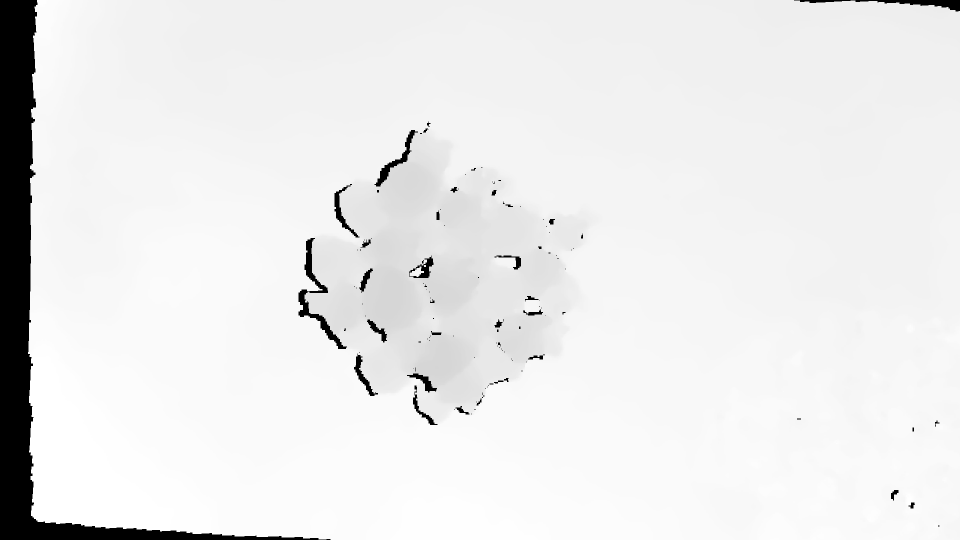
#> input picture src/grasp_pointcloud/img/depth2-2.png, 1920 x 1080 px (shown at 1/2 size)
$ python main.py   (Python 2 division)
#> lines starting #> are read from the running program, lines starting #| are printed output that depends on the picture
### src/grasp_pointcloud/script/grasp_candidate_generator.py
#!/usr/bin/env python2
# -*- coding: utf-8 -*-
import cv2 as cv
import numpy as np
from sklearn.cluster import DBSCAN
import matplotlib.pyplot as plt
import random
from math import sin, cos, pi

# 深度滤波
def depth_filter(img_path, thresh):
    img = cv.imread(img_path)

    gray = cv.cvtColor(img, cv.COLOR_RGB2GRAY)
    num_arr = np.bincount(gray.flatten())
    fill = np.where(num_arr == np.max(num_arr))
    # gray[gray == 0] = thresh+1
    gray[gray == 0] = fill[0]
    # cv.imshow("binary", gray)
    # cv.waitKey(0)
    # cv.destroyAllWindows()
    depth = gray.copy()
    gray[gray >= thresh] = 255
    gray[gray < thresh] = 0

    ret, binary = cv.threshold(gray, 1, 255, cv.THRESH_BINARY_INV)

    cv.imshow("binary", binary)
    cv.waitKey(0)
    cv.destroyAllWindows()

    return binary, depth

# 新的深度滤波
# [23 lines left out: function depth_filter_new, not called in this run]

# 聚类
def dbscan(binary, r, min_num):
    if np.all(binary == 0):
        print("检测深度增加")
        return [], []
    y_idx, x_idx = np.where(binary==255)
    datas = np.vstack((x_idx, y_idx)).T
    clusters = DBSCAN(eps=r, min_samples=min_num).fit_predict(datas)
    np.set_printoptions(threshold=np.inf)

    cluster_img = np.zeros((binary.shape[0], binary.shape[1], 3), dtype=np.uint8)
    color = []
    cluster_arr = []
    for i in range(0, max(clusters)+1):
        color.append([random.randint(0, 256), random.randint(0, 256), random.randint(0, 256)])
        if len(datas[clusters == i]) > 3000 and len(datas[clusters == i]) < 30000:
            cluster_arr.append(datas[clusters == i])
        print(len(datas[clusters == i]))
    if len(cluster_arr) == 0:
        print("检测深度增加")
        return [], []
    print("可抓取物体的数量:{}".format(len(cluster_arr)))
    for i in range(0, len(clusters)):
        cluster_img[y_idx[i], x_idx[i], :] = color[clusters[i]]

    cv.imshow("cluster_img", cluster_img)
    cv.waitKey(0)
    cv.destroyAllWindows()

    return cluster_img, cluster_arr

#抓取姿态生成
def grasp_generation(cluster_img, cluster_arr, line_num=10):
    rectangles_arr = []
    centroids_arr = []
    lines_arr = []
    for i in range(0, len(cluster_arr)):
        x_min, x_max = np.min(cluster_arr[i][:, 0]), np.max(cluster_arr[i][:, 0])
        y_min, y_max = np.min(cluster_arr[i][:, 1]), np.max(cluster_arr[i][:, 1])
        h = y_max-y_min
        w = x_max-x_min
        t = 3/2
        # t = 3
        length = max(h, w)

        # [6 lines of commented-out code are left out]

        centroid_x, centroid_y = int((x_min + x_max)/2), int((y_min + y_max)/2)

        x_min = int(centroid_x-length*t) if centroid_x-length*t>0 else 0
        x_max = int(centroid_x+length*t) if centroid_x+length*t>0 else cluster_img.shape[1]
        y_min = int(centroid_y-length*t) if centroid_y-length*t>0 else 0
        y_max = int(centroid_y+length*t) if centroid_y+length*t>0 else cluster_img.shape[0]
        rectangles_arr.append([y_min, y_max, x_min, x_max])
        cv.rectangle(cluster_img, (x_min, y_min), (x_max, y_max), (0, 0, 255), 2)

        centroids_arr.append([centroid_x, centroid_y])
        cv.circle(cluster_img, (centroid_x, centroid_y), 2, (0, 0, 255), 2)

        length = min((x_max-x_min), (y_max-y_min))
        length *= 2*t
        line_arr = []
        for i in range(0, line_num):
            min_line_x = int(centroid_x-(length/2)*cos(pi*i/line_num))
            min_line_y = int(centroid_y+(length/2)*sin(pi*i/line_num))
            max_line_x = int(centroid_x+(length/2)*cos(pi*i/line_num))
            max_line_y = int(centroid_y-(length/2)*sin(pi*i/line_num))
            line_arr.append([min_line_x-x_min, min_line_y-y_min, max_line_x-x_min, max_line_y-y_min])
            cv.line(cluster_img, (min_line_x, min_line_y), (max_line_x, max_line_y), (0, 0, 255), 2)
        lines_arr.append(line_arr)

    cv.imshow("grasp_img", cluster_img)
    cv.waitKey(0)
    cv.destroyAllWindows()

    return rectangles_arr, centroids_arr, lines_arr

#抓取姿态生成
# [39 lines left out: function grasp_generation_new, not called in this run]

# [5 lines that do not run on import are left out]

### src/grasp_pointcloud/script/grasp_pose_evaluator.py
#!/usr/bin/env python2
# -*- coding: utf-8 -*-
import cv2 as cv
import numpy as np
import sys
from scipy.optimize import curve_fit
import pylab as plt

#深度差异图
def ddi(depth_img, m=3):
    ddi_img = np.zeros((depth_img.shape[0]-m+1, depth_img.shape[1]-m+1), dtype=np.int8)
    for i in range(0, depth_img.shape[0]-m+1):
        for j in range(0, depth_img.shape[1]-m+1):
            cut = depth_img[i:i+m, j:j+m]
            center_val = cut[(m-1)/2, (m-1)/2]
            cut = cut-center_val
            cut[(m-1)/2, (m-1)/2] = -sys.maxint-1
            ddi_img[i, j] = np.max(cut)
    b = int(m/2)
    ddi_img = cv.copyMakeBorder(ddi_img, b, b, b, b, cv.BORDER_REPLICATE)
    # cv.imshow("ddi", ddi_img)
    # cv.waitKey(0)
    # cv.destroyAllWindows()
    return ddi_img

def gaussian(x, a, mu, sigma):
    return a*np.exp(-np.power(x - mu, 2.) / (2 * np.power(sigma, 2.)))

def gaussian_mix3(x, a1, mu1, sigma1, a2, mu2, sigma2, a3, mu3, sigma3):
    return gaussian(x, a1, mu1, sigma1)+gaussian(x, a2, mu2, sigma2)+gaussian(x, a3, mu3, sigma3)

def gaussian_mix2(x, a1, mu1, sigma1, a2, mu2, sigma2):
    return gaussian(x, a1, mu1, sigma1)+gaussian(x, a2, mu2, sigma2)

#高斯混合模型
def gmm(ddi_img, lines_arr):
    for line in lines_arr:
        mask = np.zeros((ddi_img.shape[0], ddi_img.shape[1]), dtype=np.uint8)
        cv.line(mask, (line[0], line[1]), (line[2], line[3]), (1, 1, 1), 1)
        mask = (mask > 0)
        # print(line)
        line_num = ddi_img[mask]

        # [7 lines of commented-out code are left out]
        line_num = np.abs(line_num)

        #小于0的取0
        # line_num[line_num < 0] = 0

        x = np.arange(len(line_num))
        # print(x)
        # popt,pcov = curve_fit(gaussian_mix3, x, line_num, p0=[10,len(line_num)/8,2,10,len(line_num)/2,2,10,len(line_num)*7/8,2], maxfev = 50000)
        try:
            # popt,pcov = curve_fit(gaussian_mix3, x, line_num, maxfev = 50000)
            # popt,pcov = curve_fit(gaussian_mix3, x, line_num, bounds=([0, 0, 0, 0, 0, 0, 0, len(line_num)/2, 0], [np.inf, len(line_num)/2, np.inf, np.inf, len(line_num), np.inf, np.inf, len(line_num), np.inf]), maxfev = 50000)
            popt,pcov = curve_fit(gaussian_mix2, x, line_num, bounds=([0, 0, 0, 0, len(line_num)/2, 0], [np.inf, len(line_num)/2, np.inf, np.inf, len(line_num), np.inf]), maxfev = 50000)
            plt.plot(x,line_num,'b+:',label='data')
            plt.plot(x,gaussian(x,popt[0], popt[1], popt[2]),'ro:',label='fit1')
            plt.plot(x,gaussian(x,popt[3], popt[4], popt[5]),'go:',label='fit2')
            # plt.plot(x,gaussian(x,popt[6], popt[7], popt[8]),'yo:',label='fit3')
            plt.legend()
            plt.show()
        except RuntimeError:
            print("拟合失败")
        # break

# [8 lines that do not run on import are left out]
    # cv.imshow("ddi_img", ddi_img)
    # cv.waitKey(0)
    # cv.destroyAllWindows()

### src/grasp_pointcloud/script/main.py
#!/usr/bin/env python2
# -*- coding: utf-8 -*-
import cv2 as cv
from grasp_candidate_generator import depth_filter, dbscan, grasp_generation
from grasp_pose_evaluator import ddi, gmm

path = "../img/depth2-2.png"
thresh = 200
binary, depth = depth_filter(path, thresh)
#> in depth_filter, img is the input picture: shape (1080, 1920, 3); min 0, max 255, mean 233.2
#> in depth_filter, `num_arr = np.bincount(gray.flatten())`: num_arr = 256 values, max 249132 at index 242, min 0 at index 1, mean 8100
#> in depth_filter, `fill = np.where(num_arr == np.max(num_arr))`: fill = ([242],)
#> in depth_filter, `gray[gray == 0] = fill[0]`:
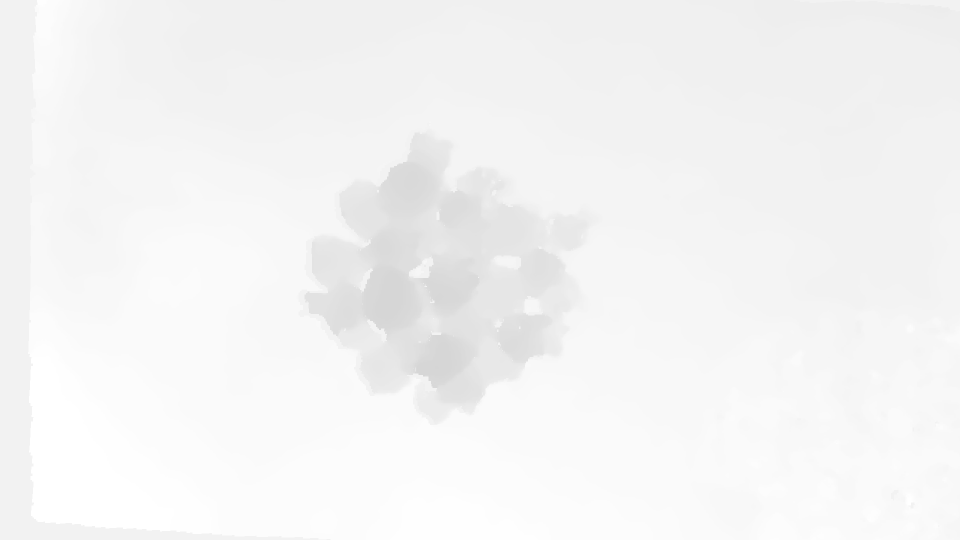
#> gray: shape (1080, 1920) (shown at 1/2 size); min 213, max 255, mean 244.2
#> in depth_filter, `gray[gray >= thresh] = 255`: gray: shape (1080, 1920); every value is 255
#> in depth_filter, `ret, binary = cv.threshold(gray, 1, 255, cv.THRESH_BINARY_INV)`: binary: shape (1080, 1920); every value is 0
cluster_img, cluster_arr = dbscan(binary, 10, 5)
#> cluster_img = []; cluster_arr = []
while len(cluster_img) == 0:
    thresh += 2
    binary, depth = depth_filter(path, thresh)
    cluster_img, cluster_arr = dbscan(binary, 10, 5)
rect_arr, cent_arr, lines_arr = grasp_generation(cluster_img, cluster_arr, 10)
#> the loop in grasp_generation, `for i in range(0, len(cluster_arr)):` made 2 passes
#> (h, w, t, length) on passes 1 to 2: (111, 68, 1, 444), (88, 79, 1, 352)
#> after the loop in grasp_generation, `for i in range(0, len(cluster_arr)):`:
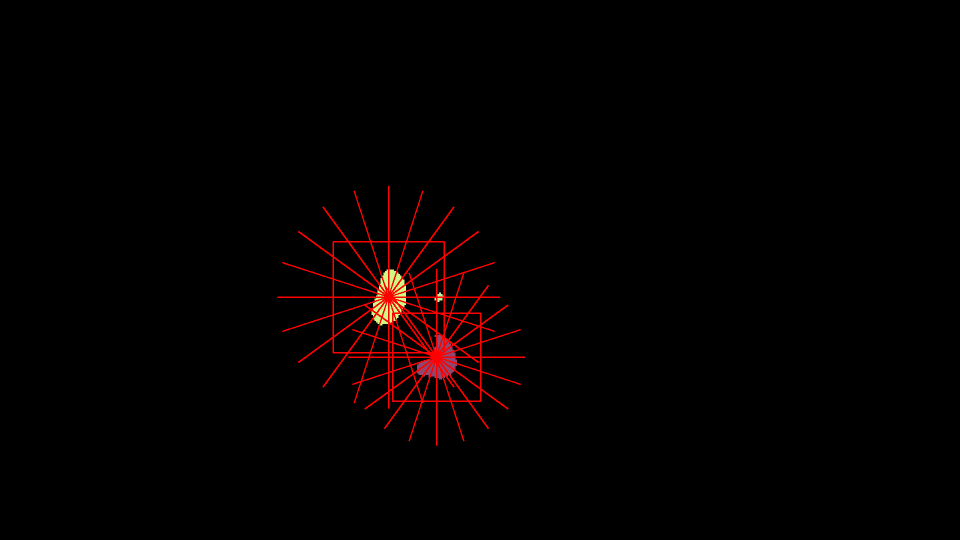
#> cluster_img: shape (1080, 1920, 3) (shown at 1/2 size); mean of channels 0, 1, 2 0.3, 0.5, 3.8; drawn as B, G, R
#> after the loop in grasp_generation, `for i in range(0, len(cluster_arr)):`: centroids_arr = [[777, 594], [873, 714]]; lines_arr = 2 items; rectangles_arr = [[483, 705, 666, 888], [626, 802, 785, 961]]
#> rect_arr = [[483, 705, 666, 888], [626, 802, 785, 961]]; cent_arr = [[777, 594], [873, 714]]; lines_arr = 2 items
# print(lines_arr)
for i, rect in enumerate(rect_arr):
    slice_img = depth[rect[0]:rect[1], rect[2]:rect[3]]
    ddi_img = ddi(slice_img, 7)
    gmm(ddi_img, lines_arr[i])
#> this loop made 2 passes
#> (rect, b in ddi) on passes 1 to 2: ([483, 705, 666, 888], 3), ([626, 802, 785, 961], 3)
#> pass 1, `slice_img = depth[rect[0]:rect[1], rect[2]:rect[3]]`:
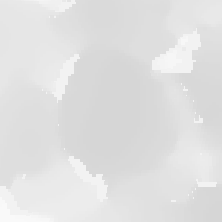
#> slice_img: shape (222, 222); min 214, max 249, mean 224.3
#> pass 1, in ddi, `ddi_img = cv.copyMakeBorder(ddi_img, b, b, b, b, cv.BORDER_REPLICATE)`:
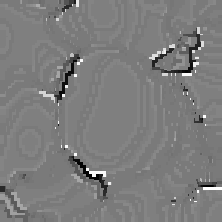
#> ddi_img: shape (222, 222) int8; min -27, max 27, mean -0.5; drawn with min black and max white
#> pass 1, in gmm, `plt.show()`:
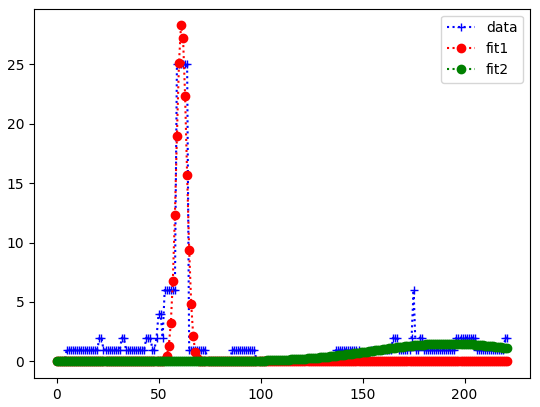
#> figure drawn by matplotlib, 1 panel; curve peaks at x = 59, y = 25; curve peaks at x = 61, y = 28.27; curve peaks at x = 192, y = 1.5
#> pass 2, `slice_img = depth[rect[0]:rect[1], rect[2]:rect[3]]`:
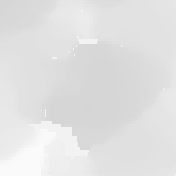
#> slice_img: shape (176, 176); min 213, max 251, mean 225.2
#> pass 2, in gmm (call 2), `plt.show()`:
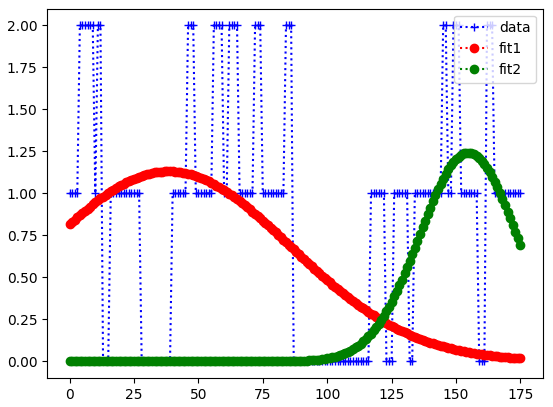
#> figure drawn by matplotlib, 1 panel; curve peaks at x = 4, y = 2; curve peaks at x = 38, y = 1.13; curve peaks at x = 155, y = 1.24
